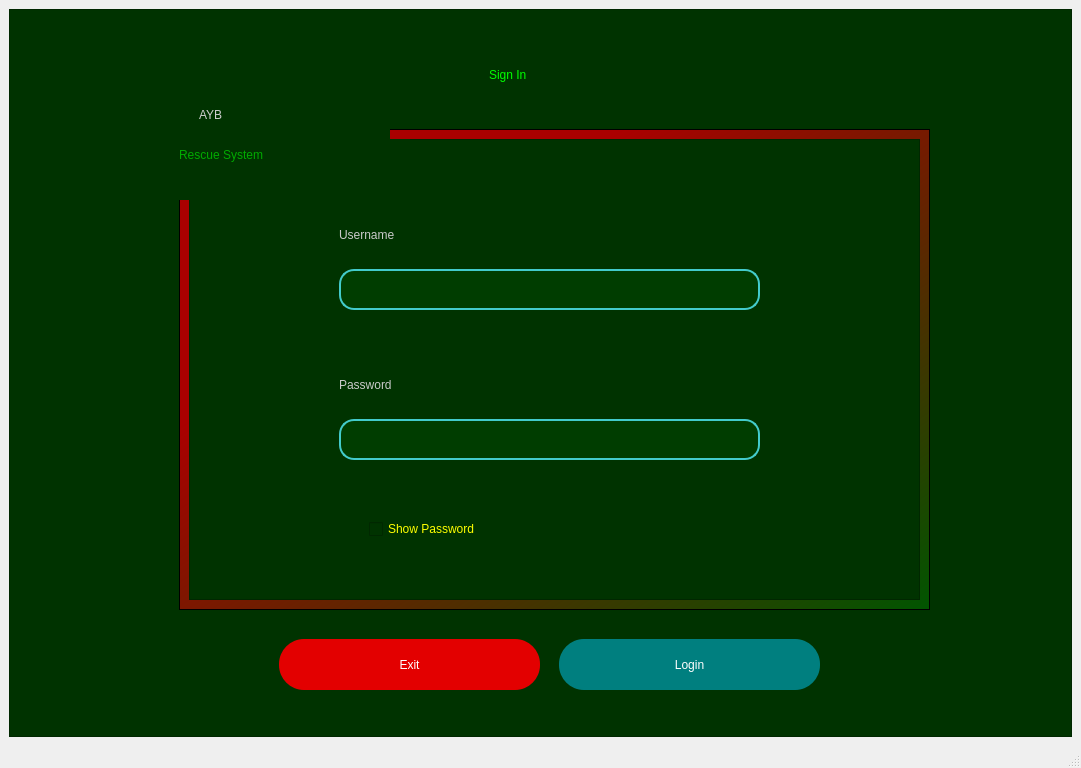
<?xml version="1.0" encoding="UTF-8"?>
<ui version="4.0">
 <class>MainWindow</class>
 <widget class="QMainWindow" name="MainWindow">
  <property name="geometry">
   <rect>
    <x>0</x>
    <y>0</y>
    <width>1081</width>
    <height>768</height>
   </rect>
  </property>
  <property name="windowTitle">
   <string>MainWindow</string>
  </property>
  <widget class="QWidget" name="centralwidget">
   <layout class="QVBoxLayout" name="verticalLayout">
    <item>
     <widget class="QFrame" name="frame">
      <property name="styleSheet">
       <string notr="true">QFrame{

background-color: rgb(0, 51, 0);
color: rgb(0,255,0);

}</string>
      </property>
      <property name="frameShape">
       <enum>QFrame::StyledPanel</enum>
      </property>
      <property name="frameShadow">
       <enum>QFrame::Raised</enum>
      </property>
      <widget class="QFrame" name="frame_3">
       <property name="geometry">
        <rect>
         <x>170</x>
         <y>120</y>
         <width>751</width>
         <height>481</height>
        </rect>
       </property>
       <property name="styleSheet">
        <string notr="true">background-color: qlineargradient(spread:pad, x1:0.284, y1:0.318182, x2:1, y2:1, stop:0 rgba(170, 0, 0, 255), stop:1 rgba(0, 85, 0, 255));</string>
       </property>
       <property name="frameShape">
        <enum>QFrame::StyledPanel</enum>
       </property>
       <property name="frameShadow">
        <enum>QFrame::Raised</enum>
       </property>
       <widget class="QFrame" name="frame_2">
        <property name="geometry">
         <rect>
          <x>10</x>
          <y>10</y>
          <width>731</width>
          <height>461</height>
         </rect>
        </property>
        <property name="styleSheet">
         <string notr="true">background-color: rgb(0, 51, 0);</string>
        </property>
        <property name="frameShape">
         <enum>QFrame::StyledPanel</enum>
        </property>
        <property name="frameShadow">
         <enum>QFrame::Raised</enum>
        </property>
        <widget class="QLineEdit" name="userTxt">
         <property name="geometry">
          <rect>
           <x>150</x>
           <y>130</y>
           <width>421</width>
           <height>41</height>
          </rect>
         </property>
         <property name="styleSheet">
          <string notr="true">QLineEdit{

border: 2px solid  rgb(67, 203, 203);
border-radius: 15px;
color: #FFF;
	
	background-color:rgb(0, 61, 0);

}

QLineEdit:hover{

border: 2px solid rgb(0, 189, 0);

}

QLineEdit:focus{

border: 2px solid rgb(0, 255, 0);

}</string>
         </property>
        </widget>
        <widget class="QLineEdit" name="passwordTxt">
         <property name="geometry">
          <rect>
           <x>150</x>
           <y>280</y>
           <width>421</width>
           <height>41</height>
          </rect>
         </property>
         <property name="styleSheet">
          <string notr="true">QLineEdit{

border: 2px solid  rgb(67, 203, 203);
border-radius: 15px;
color: #FFF;
	
	background-color:rgb(0, 61, 0);

}

QLineEdit:hover{

border: 2px solid rgb(0, 189, 0);

}

QLineEdit:focus{

border: 2px solid rgb(0, 255, 0);

}</string>
         </property>
        </widget>
        <widget class="QLabel" name="label_5">
         <property name="geometry">
          <rect>
           <x>150</x>
           <y>80</y>
           <width>141</width>
           <height>31</height>
          </rect>
         </property>
         <property name="styleSheet">
          <string notr="true">font: 16pt &quot;MS Shell Dlg 2&quot;;
color: rgb(202, 202, 202);</string>
         </property>
         <property name="text">
          <string>Username </string>
         </property>
        </widget>
        <widget class="QLabel" name="label_6">
         <property name="geometry">
          <rect>
           <x>150</x>
           <y>230</y>
           <width>141</width>
           <height>31</height>
          </rect>
         </property>
         <property name="styleSheet">
          <string notr="true">font: 16pt &quot;MS Shell Dlg 2&quot;;
color: rgb(202, 202, 202);</string>
         </property>
         <property name="text">
          <string>Password </string>
         </property>
        </widget>
        <widget class="QLabel" name="WrongUsername">
         <property name="geometry">
          <rect>
           <x>160</x>
           <y>190</y>
           <width>401</width>
           <height>16</height>
          </rect>
         </property>
         <property name="styleSheet">
          <string notr="true">color: rgb(213, 213, 0);</string>
         </property>
         <property name="text">
          <string/>
         </property>
        </widget>
        <widget class="QLabel" name="WrongPassword">
         <property name="geometry">
          <rect>
           <x>150</x>
           <y>340</y>
           <width>421</width>
           <height>16</height>
          </rect>
         </property>
         <property name="styleSheet">
          <string notr="true">color: rgb(213, 213, 0);</string>
         </property>
         <property name="text">
          <string/>
         </property>
        </widget>
        <widget class="QCheckBox" name="showCheck">
         <property name="geometry">
          <rect>
           <x>180</x>
           <y>380</y>
           <width>231</width>
           <height>20</height>
          </rect>
         </property>
         <property name="styleSheet">
          <string notr="true">font: 12pt &quot;MS Sans Serif&quot;;
color: rgb(255, 255, 0);</string>
         </property>
         <property name="text">
          <string>Show Password</string>
         </property>
        </widget>
       </widget>
      </widget>
      <widget class="QLabel" name="label">
       <property name="geometry">
        <rect>
         <x>480</x>
         <y>40</y>
         <width>161</width>
         <height>51</height>
        </rect>
       </property>
       <property name="styleSheet">
        <string notr="true">font: 75 22pt &quot;Verdana&quot;;</string>
       </property>
       <property name="text">
        <string>Sign In</string>
       </property>
      </widget>
      <widget class="QLabel" name="label_4">
       <property name="geometry">
        <rect>
         <x>190</x>
         <y>80</y>
         <width>191</width>
         <height>51</height>
        </rect>
       </property>
       <property name="styleSheet">
        <string notr="true">font: 87 36pt &quot;Arial Black&quot;;
color: rgb(207, 207, 207);</string>
       </property>
       <property name="text">
        <string>AYB</string>
       </property>
      </widget>
      <widget class="QLabel" name="label_2">
       <property name="geometry">
        <rect>
         <x>20</x>
         <y>10</y>
         <width>211</width>
         <height>181</height>
        </rect>
       </property>
       <property name="styleSheet">
        <string notr="true">background-image: url(:/newPrefix/—Pngtree—red and black logo_5517319.png);</string>
       </property>
       <property name="text">
        <string/>
       </property>
       <property name="pixmap">
        <pixmap resource="mainLogo.qrc">:/newPrefix/—Pngtree—red and black logo_5517319.png</pixmap>
       </property>
       <property name="scaledContents">
        <bool>true</bool>
       </property>
      </widget>
      <widget class="QLabel" name="label_3">
       <property name="geometry">
        <rect>
         <x>170</x>
         <y>130</y>
         <width>231</width>
         <height>31</height>
        </rect>
       </property>
       <property name="styleSheet">
        <string notr="true">font: 25 20pt &quot;Bahnschrift Light&quot;;
color: rgb(0, 170, 0);</string>
       </property>
       <property name="text">
        <string>Rescue System</string>
       </property>
      </widget>
      <widget class="QPushButton" name="loginBtn">
       <property name="geometry">
        <rect>
         <x>550</x>
         <y>630</y>
         <width>261</width>
         <height>51</height>
        </rect>
       </property>
       <property name="styleSheet">
        <string notr="true">QPushButton{

border-radius: 25px;
	background-color: rgb(0, 127, 127);
	color: rgb(255, 255, 255);
	font: 63 12pt &quot;Yu Gothic UI Semibold&quot;;

}

QPushButton:hover{

	background-color: rgb(0, 88, 88);

}
</string>
       </property>
       <property name="text">
        <string>Login</string>
       </property>
      </widget>
      <widget class="QPushButton" name="exitBtn">
       <property name="geometry">
        <rect>
         <x>270</x>
         <y>630</y>
         <width>261</width>
         <height>51</height>
        </rect>
       </property>
       <property name="styleSheet">
        <string notr="true">QPushButton{

border-radius: 25px;
	background-color: rgb(227, 0, 0);
	color: rgb(255, 255, 255);
	font: 63 12pt &quot;Yu Gothic UI Semibold&quot;;

}

QPushButton:hover{

	background-color:rgb(138, 0, 0);

}
</string>
       </property>
       <property name="text">
        <string>Exit</string>
       </property>
      </widget>
      <zorder>frame_3</zorder>
      <zorder>label</zorder>
      <zorder>loginBtn</zorder>
      <zorder>exitBtn</zorder>
      <zorder>label_2</zorder>
      <zorder>label_4</zorder>
      <zorder>label_3</zorder>
     </widget>
    </item>
   </layout>
  </widget>
  <widget class="QStatusBar" name="statusbar"/>
 </widget>
 <resources>
  <include location="mainLogo.qrc"/>
 </resources>
 <connections/>
</ui>
